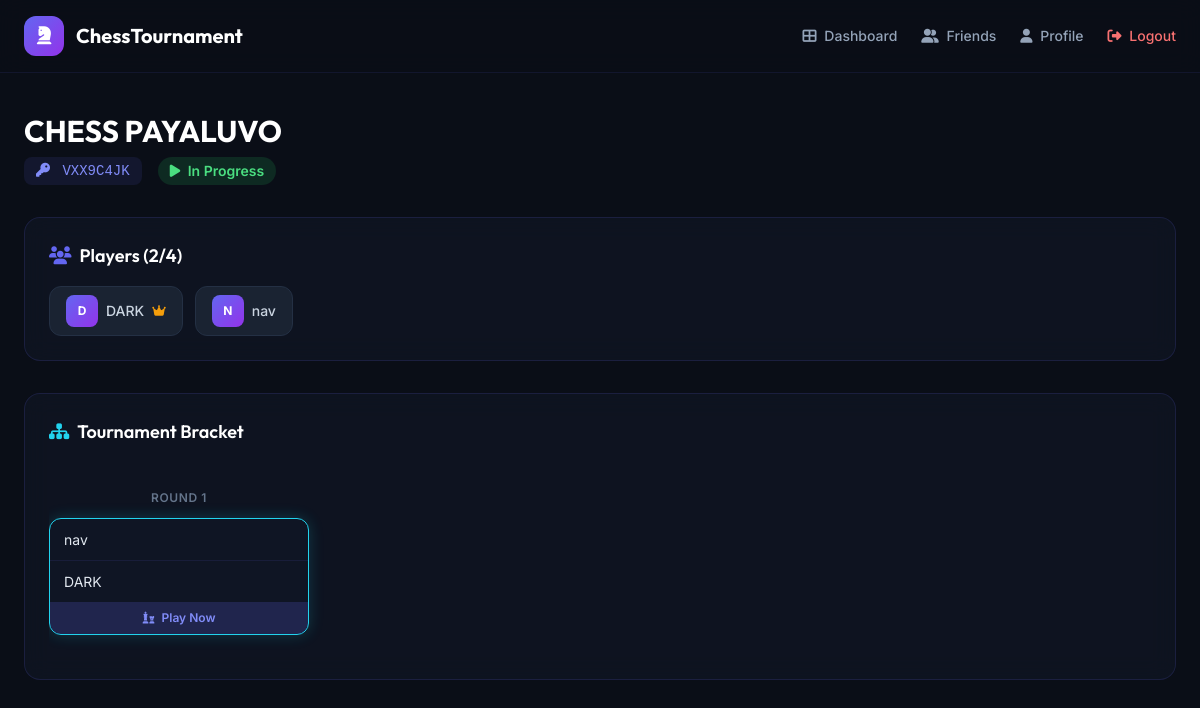
/tournament/2/ (signed in), run on the app's committed database.
### tournaments/models.py (models this page shows, shortened)
class Tournament(models.Model):
    STATUS_CHOICES = (
        ('waiting', 'Waiting for Players'),
        ('in_progress', 'In Progress'),
        ('completed', 'Completed'),
    )
    name = models.CharField(max_length=100)
    invite_code = models.CharField(max_length=8, unique=True, default=generate_invite_code)
    host = models.ForeignKey(settings.AUTH_USER_MODEL, on_delete=models.CASCADE, related_name='hosted_tournaments')
    max_players = models.IntegerField(default=8)
    status = models.CharField(max_length=20, choices=STATUS_CHOICES, default='waiting')
    created_at = models.DateTimeField(auto_now_add=True)

class Player(models.Model):
    user = models.ForeignKey(settings.AUTH_USER_MODEL, on_delete=models.CASCADE)
    tournament = models.ForeignKey(Tournament, on_delete=models.CASCADE, related_name='players')
    joined_at = models.DateTimeField(auto_now_add=True)
    class Meta:
        unique_together = ('user', 'tournament')

### accounts/models.py (models this page shows, shortened)
class User(AbstractUser):
    rating = models.IntegerField(default=1200)

### matches/models.py (models this page shows, shortened)
class Match(models.Model):
    STATUS_CHOICES = (
        ('pending', 'Pending'),
        ('active', 'Active'),
        ('completed', 'Completed'),
    )
    tournament = models.ForeignKey(Tournament, on_delete=models.CASCADE, related_name='matches', null=True, blank=True)
    player1 = models.ForeignKey(settings.AUTH_USER_MODEL, on_delete=models.SET_NULL, null=True, blank=True, related_name='matches_as_p1')
    player2 = models.ForeignKey(settings.AUTH_USER_MODEL, on_delete=models.SET_NULL, null=True, blank=True, related_name='matches_as_p2')
    winner = models.ForeignKey(settings.AUTH_USER_MODEL, on_delete=models.SET_NULL, null=True, blank=True, related_name='matches_won')
    round_number = models.IntegerField(default=1)
    status = models.CharField(max_length=20, choices=STATUS_CHOICES, default='pending')
    next_match = models.ForeignKey('self', on_delete=models.SET_NULL, null=True, blank=True, related_name='previous_matches')
    fen = models.CharField(max_length=100, default='rnbqkbnr/pppppppp/8/8/8/8/PPPPPPPP/RNBQKBNR w KQkq - 0 1')

### tournaments/views.py (the view)
# urls.py: path('<int:pk>/', views.tournament_detail_view, name='tournament_detail'),
@login_required
def tournament_detail_view(request, pk):
    tournament = get_object_or_404(Tournament, pk=pk)
    players = tournament.players.select_related('user').all()
    matches = tournament.matches.select_related('player1', 'player2', 'winner').order_by('round_number', 'id')
    is_host = request.user == tournament.host
    is_player = players.filter(user=request.user).exists()
    total_rounds = 0
    if matches.exists():
        total_rounds = matches.last().round_number
    rounds = {}
    for match in matches:
        r = match.round_number
        if r not in rounds:
            rounds[r] = []
        rounds[r].append(match)
    return render(request, 'tournaments/detail.html', {
        'tournament': tournament,
        'players': players,
        'matches': matches,
        'rounds': rounds,
        'total_rounds': total_rounds,
        'is_host': is_host,
        'is_player': is_player,
    })

### accounts/context_processors.py (called while the page is built)
def notifications(request):
    if request.user.is_authenticated:
        pending_friend_count = FriendRequest.objects.filter(
            to_user=request.user, status='pending'
        ).count()
        pending_invite_count = RoomInvite.objects.filter(
            invited_user=request.user, status='pending',
            room__status='waiting'
        ).count()
        return {
            'pending_friend_count': pending_friend_count,
            'pending_invite_count': pending_invite_count,
        }
    return {}

### templates/tournaments/detail.html (shortened to what this page needs)
{% extends 'base.html' %}
{% block content %}
<div class="max-w-7xl mx-auto px-6 py-10">
    <div class="animate-fadeInUp">
        <div class="flex flex-col lg:flex-row items-start lg:items-center justify-between mb-8 gap-4">
            <div>
                <h1 class="text-3xl font-display font-bold text-white">{{ tournament.name }}</h1>
                <div class="flex items-center gap-4 mt-2">
                    <span class="font-mono text-accent-light bg-accent/10 px-3 py-1 rounded-lg text-sm">
                        <i class="fas fa-key mr-1"></i> {{ tournament.invite_code }}
                    </span>
                    {% if tournament.status == 'waiting' %}
                    <span class="px-3 py-1 rounded-full bg-yellow-500/15 text-yellow-400 text-sm font-semibold">
                        <i class="fas fa-hourglass-half mr-1"></i> Waiting
                    </span>
                    {% elif tournament.status == 'in_progress' %}
                    <span class="px-3 py-1 rounded-full bg-green-500/15 text-green-400 text-sm font-semibold animate-pulse">
                        <i class="fas fa-play mr-1"></i> In Progress
                    </span>
                    {% else %}
                    <span class="px-3 py-1 rounded-full bg-blue-500/15 text-blue-400 text-sm font-semibold">
                        <i class="fas fa-flag-checkered mr-1"></i> Completed
                    </span>
                    {% endif %}
                </div>
            </div>
        </div>
        <div class="glass-card p-6 mb-8">
            <h2 class="text-lg font-display font-semibold text-white mb-4">
                <i class="fas fa-users text-accent mr-2"></i>Players ({{ players.count }}/{{ tournament.max_players }})
            </h2>
            <div class="flex flex-wrap gap-3">
                {% for player in players %}
                <div class="flex items-center gap-2 px-4 py-2 rounded-xl bg-dark-700 border border-dark-600">
                    <div class="w-8 h-8 rounded-lg bg-gradient-to-br from-accent to-purple-600 flex items-center justify-center text-xs font-bold text-white">
                        {{ player.user.username.0|upper }}
                    </div>
                    <span class="text-sm text-slate-300 font-medium">{{ player.user.username }}</span>
                    {% if player.user == tournament.host %}
                    <span class="text-gold text-xs"><i class="fas fa-crown"></i></span>
                    {% endif %}
                </div>
                {% endfor %}
            </div>
        </div>
        {% if rounds %}
        <div class="glass-card p-6">
            <h2 class="text-lg font-display font-semibold text-white mb-6">
                <i class="fas fa-sitemap text-neon mr-2"></i>Tournament Bracket
            </h2>
            <div class="bracket-container">
                <div class="flex gap-2 items-stretch">
                    {% for round_num, round_matches in rounds.items %}
                    <div>
                        <div class="text-center text-xs font-semibold text-slate-500 mb-3 uppercase tracking-wider">
                            {% if forloop.last and total_rounds > 1 %}Final{% else %}Round {{ round_num }}{% endif %}
                        </div>
                        <div class="bracket-round" style="{% if not forloop.first %}padding-top: {{ round_num|add:'-1' }}0px; gap: {{ round_num }}0px;{% endif %}">
                            {% for match in round_matches %}
                            <div class="bracket-match {% if match.status == 'active' %}active{% elif match.status == 'completed' %}completed{% endif %}">
                                <div class="match-player {% if match.winner and match.winner == match.player1 %}winner{% elif match.winner and match.player1 %}loser{% endif %}">
                                    <span>{% if match.player1 %}{{ match.player1.username }}{% else %}<span class="text-slate-600 italic">TBD</span>{% endif %}</span>
                                </div>
                                <div class="match-player {% if match.winner and match.winner == match.player2 %}winner{% elif match.winner and match.player2 %}loser{% endif %}">
                                    <span>{% if match.player2 %}{{ match.player2.username }}{% else %}<span class="text-slate-600 italic">TBD</span>{% endif %}</span>
                                </div>
                                {% if match.status == 'active' and is_player %}
                                <a href="{% url 'match_detail' pk=match.pk %}" class="block text-center py-2 bg-accent/20 text-accent-light text-xs font-semibold hover:bg-accent/30 transition no-underline">
                                    <i class="fas fa-chess mr-1"></i> Play Now
                                </a>
                                {% elif match.status == 'active' %}
                                <a href="{% url 'match_detail' pk=match.pk %}" class="block text-center py-2 bg-neon/10 text-neon text-xs font-semibold hover:bg-neon/20 transition no-underline">
                                    <i class="fas fa-eye mr-1"></i> Watch
                                </a>
                                {% endif %}
                            </div>
                            {% endfor %}
                        </div>
                    </div>
                    {% endfor %}
                </div>
            </div>
        </div>
        {% endif %}
    </div>
</div>
{% endblock %}

### templates/base.html (style rules this page uses)
* { margin: 0; padding: 0; box-sizing: border-box; }
body { font-family: 'Inter', sans-serif; background: #0a0e17; color: #e2e8f0; min-height: 100vh; }
h1, h2, h3, h4, h5, h6 { font-family: 'Outfit', sans-serif; }
.animate-fadeInUp { animation: fadeInUp 0.6s ease-out; }
.glass-card { background: rgba(17, 24, 39, 0.6); backdrop-filter: blur(12px); border: 1px solid rgba(99, 102, 241, 0.15); border-radius: 16px; transition: all 0.3s ease; }

### templates/tournaments/detail.html (style rules this page uses)
.bracket-container { overflow-x: auto; padding: 20px 0; }
.bracket-round { display: flex; flex-direction: column; justify-content: center; min-width: 260px; gap: 16px; }
.bracket-match { background: rgba(17, 24, 39, 0.7); border: 1px solid rgba(99, 102, 241, 0.15); border-radius: 12px; padding: 0; overflow: hidden; transition: all 0.3s; min-width: 240px; }
.bracket-match.active { border-color: #22d3ee; box-shadow: 0 0 15px rgba(34, 211, 238, 0.2); }
.match-player { padding: 10px 14px; display: flex; align-items: center; justify-content: space-between; font-size: 14px; transition: all 0.2s; }
.match-player:first-child { border-bottom: 1px solid rgba(99, 102, 241, 0.1); }

### data on the page
Tournament: name "CHESS PAYALUVO", invite_code "VXX9C4JK", max_players "4"
Player: user.username.0 "D", user.username "DARK"
Player: user.username.0 "N", user.username "nav"
Match: round_num "1", player1.username "nav", player2.username "DARK", status "active" (drawn)

### other printed values
{{ players.count }} "2"
